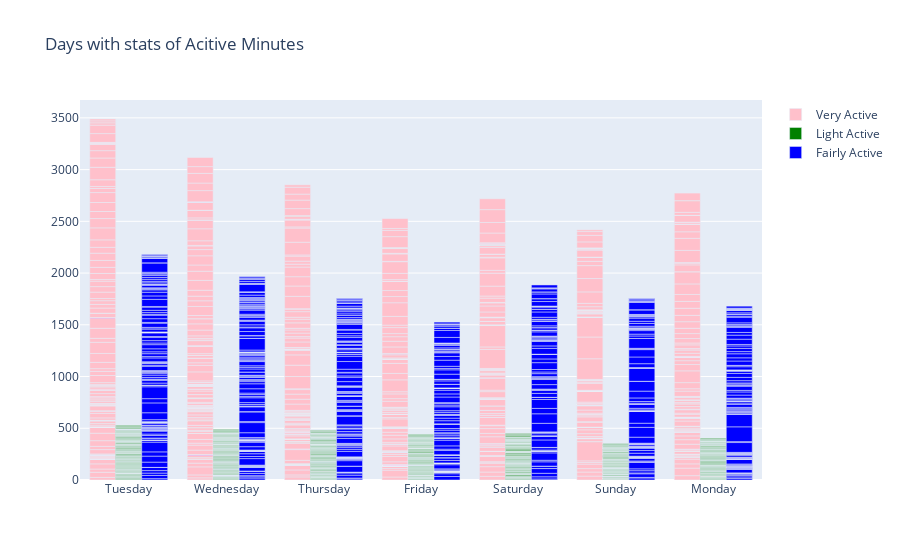

Source (notebook cell):
### Markdown cell above
<H3>Observations</h3>
<ol>Tuesday is max day with number if walks practices

### Code cell
#colors = [, , 'Blue']
fig = go.Figure()

fig.add_trace(go.Bar(x =df['Day'], y = df['VeryActiveMinutes'], name = 'Very Active', marker_color = 'pink' ))
fig.add_trace(go.Bar(x =df['Day'], y = df['LightActiveDistance'], name = 'Light Active', marker_color = 'green'))
fig.add_trace(go.Bar(x =df['Day'], y = df['FairlyActiveMinutes'], name = 'Fairly Active', marker_color = 'Blue'))
fig.update_layout(title = 'Days with stats of Active Minutes')
fig.show()

### Figure 1 — Plotly figure (JSON) as saved in the notebook; plotly's stock layout.template omitted (floating-point values rounded to 4 significant figures; data arrays with more than 128 entries replaced by an {"elided": "..."} marker saying what was removed)
{"data": [{"marker": {"color": "pink"}, "name": "Very Active", "type": "bar", "x": {"elided": "940 str values"}, "y": {"elided": "940 int values"}}, {"marker": {"color": "green"}, "name": "Light Active", "type": "bar", "x": {"elided": "940 str values"}, "y": {"elided": "940 float values"}}, {"marker": {"color": "Blue"}, "name": "Fairly Active", "type": "bar", "x": {"elided": "940 str values"}, "y": {"elided": "940 int values"}}], "layout": {"title": {"text": "Days with stats of Acitive Minutes"}}}
